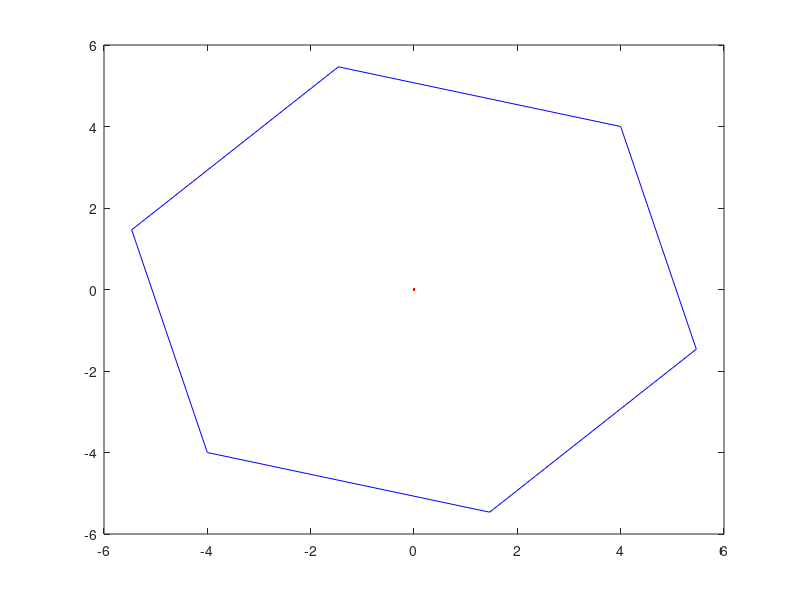

Reproduce this figure in MATLAB.
n=6
x=4
y=4
r=[cos(2*pi/n),-sin(2*pi/n);sin(2*pi/n),cos(2*pi/n)]
v=[x;y]
b=v
r*v
for i=1:6
    v=r*v
    b=[b,v]
end
plot(b(1,1:7), b(2,1:7), 'b',0,0,'r')



